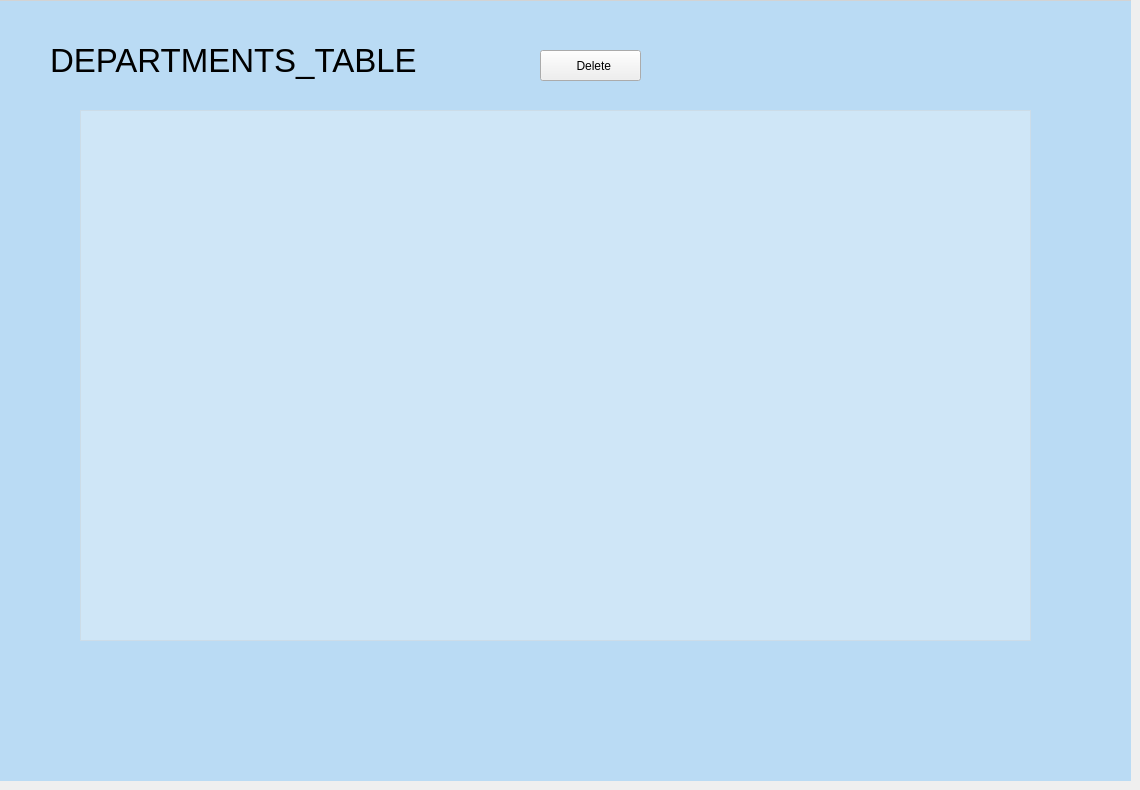
    <widget class="QWidget" name="page_2">
     <property name="styleSheet">
      <string notr="true"/>
     </property>
     <widget class="QFrame" name="frame_4">
      <property name="geometry">
       <rect>
        <x>0</x>
        <y>0</y>
        <width>1131</width>
        <height>781</height>
       </rect>
      </property>
      <property name="styleSheet">
       <string notr="true">#frame_4{

	
	background-color: rgba(60, 170, 255,0.3);
border-top:1px solid  ;
	border-top-color: rgb(211, 211, 211);

}</string>
      </property>
      <property name="frameShape">
       <enum>QFrame::StyledPanel</enum>
      </property>
      <property name="frameShadow">
       <enum>QFrame::Raised</enum>
      </property>
      <widget class="QLabel" name="label_3">
       <property name="geometry">
        <rect>
         <x>50</x>
         <y>30</y>
         <width>571</width>
         <height>61</height>
        </rect>
       </property>
       <property name="font">
        <font>
         <family>Arial</family>
         <pointsize>25</pointsize>
        </font>
       </property>
       <property name="text">
        <string>DEPARTMENTS_TABLE</string>
       </property>
      </widget>
      <widget class="QTableWidget" name="tableWidget">
       <property name="geometry">
        <rect>
         <x>80</x>
         <y>110</y>
         <width>951</width>
         <height>531</height>
        </rect>
       </property>
       <property name="font">
        <font>
         <family>楷体</family>
         <pointsize>12</pointsize>
         <weight>50</weight>
         <italic>false</italic>
         <bold>false</bold>
        </font>
       </property>
       <property name="styleSheet">
        <string notr="true">#tableWidget{

	background-color: rgba(255, 255, 255,0.3);
}
*{
	font: 12pt &quot;楷体&quot;;
}</string>
       </property>
       <property name="verticalScrollBarPolicy">
        <enum>Qt::ScrollBarAsNeeded</enum>
       </property>
       <property name="horizontalScrollBarPolicy">
        <enum>Qt::ScrollBarAsNeeded</enum>
       </property>
       <property name="sizeAdjustPolicy">
        <enum>QAbstractScrollArea::AdjustIgnored</enum>
       </property>
       <property name="autoScroll">
        <bool>false</bool>
       </property>
       <property name="alternatingRowColors">
        <bool>true</bool>
       </property>
       <property name="verticalScrollMode">
        <enum>QAbstractItemView::ScrollPerPixel</enum>
       </property>
       <property name="horizontalScrollMode">
        <enum>QAbstractItemView::ScrollPerPixel</enum>
       </property>
       <property name="showGrid">
        <bool>true</bool>
       </property>
       <property name="sortingEnabled">
        <bool>false</bool>
       </property>
       <attribute name="horizontalHeaderVisible">
        <bool>false</bool>
       </attribute>
       <attribute name="horizontalHeaderCascadingSectionResizes">
        <bool>true</bool>
       </attribute>
       <attribute name="horizontalHeaderHighlightSections">
        <bool>true</bool>
       </attribute>
       <attribute name="horizontalHeaderShowSortIndicator" stdset="0">
        <bool>false</bool>
       </attribute>
       <attribute name="verticalHeaderVisible">
        <bool>false</bool>
       </attribute>
       <attribute name="verticalHeaderCascadingSectionResizes">
        <bool>true</bool>
       </attribute>
      </widget>
      <widget class="QToolButton" name="toolButton_20">
       <property name="geometry">
        <rect>
         <x>540</x>
         <y>50</y>
         <width>101</width>
         <height>31</height>
        </rect>
       </property>
       <property name="styleSheet">
        <string notr="true">color:black;
font: 63 9pt &quot;Bahnschrift SemiBold&quot;;
font-size:15;</string>
       </property>
       <property name="text">
        <string>  Delete</string>
       </property>
       <property name="icon">
        <iconset resource="UIresource/login.qrc">
         <normaloff>:/function/delete_data.png</normaloff>:/function/delete_data.png</iconset>
       </property>
       <property name="iconSize">
        <size>
         <width>30</width>
         <height>30</height>
        </size>
       </property>
       <property name="toolButtonStyle">
        <enum>Qt::ToolButtonTextBesideIcon</enum>
       </property>
      </widget>
     </widget>
    </widget>
